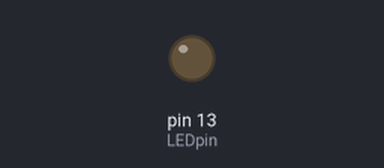
This sketch was run on a simulated Arduino Uno, built with avr-gcc and run on an emulated ATmega328P. Parts: output pins drawn as LEDs (lit = HIGH).

Above: at 0.6 s.
At 2.0 s:
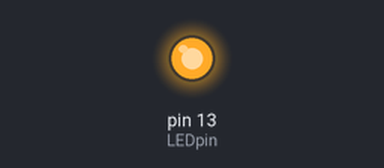
Timing chart, 0 to 5.2 s (numbered marks = the images above):
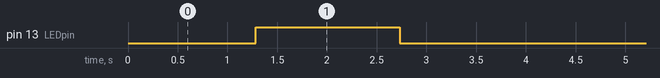

The sketch:

LED_fade.ino
```cpp
//Built-in LED on Pin 13 Fades in and Out
#define LEDpin 13

void setup() {
  pinMode(LEDpin, OUTPUT);
  }

void loop() {
  for(uint8_t n = 0; n < 200; n++)
  {
    analogWrite(LEDpin, n);
    delay(10);
  }
  for(uint8_t m = 200; m > 0; m--)
  {
    analogWrite(LEDpin, m);
    delay(10);
  }
}
```

Measured:
- by itself, pin 13 (LEDpin): alternates HIGH for 1.5 s and LOW for 2.6 s
